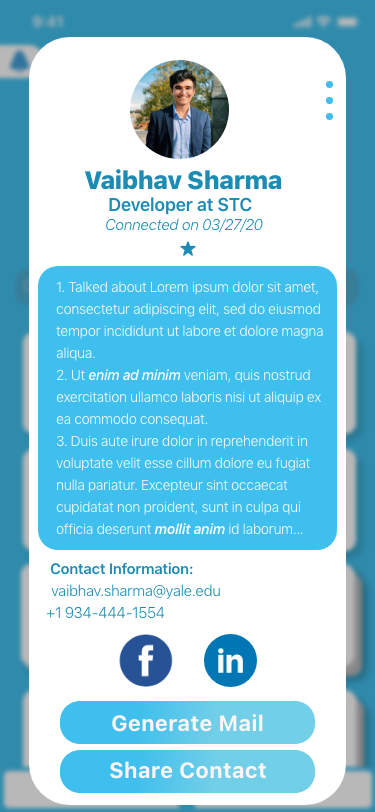
#> input picture Sample/Contact Card.png, 375 x 812 px, given in place of test3.jpg, which was not available
$ python TextRecognition.py
#> lines starting #> are read from the running program, lines starting #| are printed output that depends on the picture; after the words box and inside, x2 and y2 are one past the last pixel; in counts of white or black regions, pixels touching at a corner belong together; pictures that were not available may be replaced by others from this repository, and a replacement may not be noted
#> further down, img0 is the input picture: shape (812, 375, 3); mean B, G, R 225.8, 205.1, 147.4
### CardScanner/Contours.py
import cv2
import matplotlib.pyplot as plt

# [4 lines left out: function readimage, not called in this run]
 #BGR to RGB
#Bilateral filter is a Non linear filter prevents averaging across image edges, while averaging within smooth regions of the image,
# and so is edge-preserving, while Gaussian Filter is not.

def contours(image):
    img_blur = cv2.bilateralFilter(image, d = 7,
                                   sigmaSpace = 75, sigmaColor =75)
    # Convert to grayscale
    #cv2.imshow('img', image)
    img_gray = cv2.cvtColor(img_blur, cv2.COLOR_RGB2GRAY)
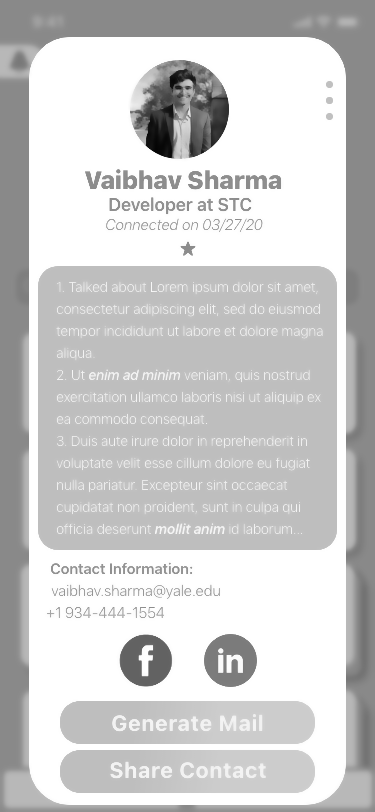
#> img_gray: shape (812, 375); min 4, max 255, mean 204.5
    # Apply the thresholding
    a = img_gray.max()
#> a = 255
    _, thresh = cv2.threshold(img_gray, a/2+60, a,cv2.THRESH_BINARY_INV)
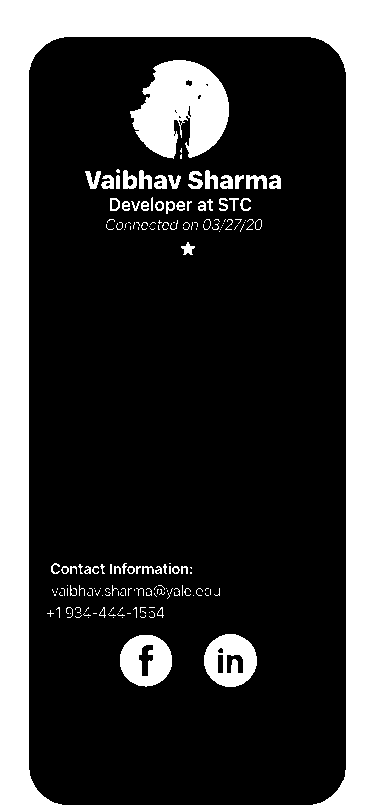
#> thresh: shape (812, 375); 25.3% white; 167 white regions (103 under 20 px)

    contours, hierarchy = cv2.findContours(
                                       image = thresh,
                                       mode = cv2.RETR_TREE,
                                       method = cv2.CHAIN_APPROX_SIMPLE)
#> contours = 201 contours, 146 with area under 20; largest, box (x1, y1, x2, y2) and area: (0, 0, 375, 812) 303314, (28, 36, 347, 806) 243091, (130, 60, 229, 159) 6478, (204, 634, 257, 687) 2131, (120, 635, 172, 687) 2068

    contours = sorted(contours, key = cv2.contourArea, reverse = True)

    c_0 = contours[1]
#> c_0 = contour of 108 points, box (x1, y1, x2, y2) (28, 36, 347, 806), area 243091
    # Obtaining the 4 points of the bounding rectangle
    # x, y, w, h = cv2.boundingRect(c_0)
    # img_copy2 = image.copy()
    # img_box = cv2.rectangle(img_copy2, (x, y), (x+w, y+h), color = (0, 255, 0), thickness = 6)
    return c_0

# [22 lines that do not run on import are left out]

### CardScanner/PT.py
#importing necessary libraries
import numpy as np
import cv2
import imutils
#import pytesseract

from skimage import exposure
from matplotlib import pyplot as plt
from numpy.fft import fft2, ifft2
from PIL import Image
from Gaussian_Blur import gaussian
from Contours import contours, readimage

# Perspective Transformation Function
def Perspective(im):
    screenCnt = contours(im)
#> screenCnt has the same summary as c_0 in contours
    contour = cv2.drawContours(im.copy(), [screenCnt], -1, (0, 255, 0), 3)
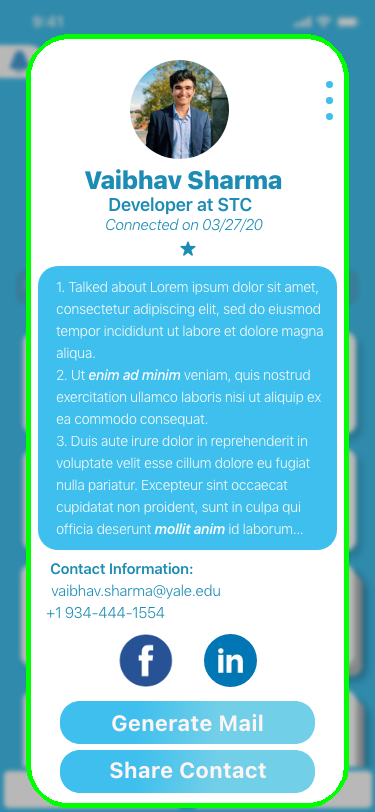
#> contour: shape (812, 375, 3); mean B, G, R 218.7, 207, 141.5
    # Draws the contour onto the image
    pts = screenCnt.reshape(len(screenCnt),2)
#> pts = 108 pairs, first value 28 to 346, second value 36 to 805
    # Reshapes the contour array to a list of x-y points
    rect = np.zeros((4, 2), dtype = "float32")
    # Creates our rectangle; rest is just determining the points
    s = pts.sum(axis = 1)
#> s = 108 values, max 1127 at index 42, min 89 at index 96, mean 607.7
    rect[0] = pts[np.argmin(s)]
    rect[2] = pts[np.argmax(s)]
    diff = np.diff(pts, axis = 1)
#> diff = 108 values, max 753 at index 68, min -285 at index 14, mean 233.9
    rect[1] = pts[np.argmin(diff)]
    rect[3] = pts[np.argmax(diff)]

    (tl, tr, br, bl) = rect
    widthA = np.sqrt(((br[0] - bl[0]) ** 2) + ((br[1] - bl[1]) ** 2))
    widthB = np.sqrt(((tr[0] - tl[0]) ** 2) + ((tr[1] - tl[1]) ** 2))

    heightA = np.sqrt(((tr[0] - br[0]) ** 2) + ((tr[1] - br[1]) ** 2))
    heightB = np.sqrt(((tl[0] - bl[0]) ** 2) + ((tl[1] - bl[1]) ** 2))

    maxWidth = max(int(widthA), int(widthB))
    maxHeight = max(int(heightA), int(heightB))

    dst = np.array([[0, 0],[maxWidth - 1, 0],[maxWidth - 1, maxHeight - 1],[0, maxHeight - 1]], dtype = "float32")

    # Carries out the actual 4-point perspective transformation
    M = cv2.getPerspectiveTransform(rect, dst)
    warp = cv2.warpPerspective(im, M, (maxWidth, maxHeight))
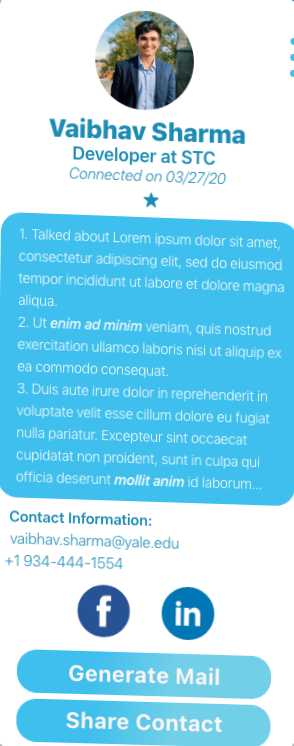
#> warp: shape (746, 294, 3); mean B, G, R 238.5, 217.6, 158.9
    # cv2.imshow('xyz', warp)
    # cv2.waitKey(0)
    # Adjusts the exposure of the image
    #warp = exposure.rescale_intensity(warp, out_range = (0, 255))

    return contour, warp

### CardScanner/TextRecognition.py

import numpy as np
import cv2 #double import?
import pytesseract
from pytesseract import Output
import PT
# Pre-processing directives : grayscaling, removing noise (consider bilateral),
# thresholding (consider adaptive)
img0 = cv2.imread('test3.jpg')

def TextRecognition(img0):
    contour, img = PT.Perspective(img0)
    # img = cv2.imread('output4.jpg') # Insert image name
    new_image = cv2.cvtColor(img, cv2.COLOR_BGR2GRAY)
    new_image = cv2.medianBlur(new_image,5)
    new_image = cv2.threshold(new_image, 0, 255, cv2.THRESH_BINARY + cv2.THRESH_OTSU)[1]

    # Text analysis using pytesseract to create bounding boxes (consider ocrtesseract)
    vis = img.copy()
    custom_config = '--psm 6'
    d = pytesseract.image_to_data(new_image, output_type=Output.DICT, config = custom_config)

    # Bounding boxes coordinate list preparation; only those bounding boxes which have
    # confidence level greater than 50
    bboxes_list = list()
    heights = list()
    for i in range(len(d['text'])):
        if int(d['conf'][i]) > 50:
            (x, y, w, h) = (d['left'][i], d['top'][i], d['width'][i], d['height'][i])
            bboxes_list.append([x, y, x + w, y + h])
            heights.append(h)

    # Grouping bounding boxes together (consider ocrtesseract)
    heights = sorted(heights)  # Sort heights

    if len(heights) % 2 == 0:
        median_height = heights[int(len(heights) / 2)] / 2.0
    else:
        median_height = heights[int((len(heights)+ 1) / 2)] / 2

    def grouper(iterable, interval=2):
        prev = None
        group = []
        for item in iterable:
            if not prev or abs(item[1] - prev[1]) <= interval:
                group.append(item)
            else:
                yield group
                group = [item]
            prev = item
        if group:
            yield group

    bboxes_list = sorted(bboxes_list, key=lambda k: k[1])  # Sort the bounding boxes based on y1 coordinate ( y of the left-top coordinate )
    combined_bboxes = grouper(bboxes_list, median_height)  # Group the bounding boxes

    # Applying tesseract on each bounding box seperately to read text, which is then translated
    # into strings stored in a single array; the bounding boxes are padded (consider making it a percentage)
    text_arrays = []
    for group in combined_bboxes:
        x_min = min(group, key=lambda k: k[0])[0]-5
        x_max = max(group, key=lambda k: k[2])[2]+5
        y_min = min(group, key=lambda k: k[1])[1]-5
        y_max = max(group, key=lambda k: k[3])[3]+5
        w = int(0.15*(x_max - x_min))
        h = int(0.15*(y_max - y_min))
        cv2.rectangle(vis, (x_min, y_min), (x_max, y_max), (0, 255, 0), 2)
        roi = new_image[y_min:y_max, x_min:x_max]
        text_arrays.append(pytesseract.image_to_string(roi))

    # Prints all strings
    for elem in text_arrays:
        print (elem)

TextRecognition(img0)
#> (this line was passed over: pytesseract is not available in this run)
    #return vis
    #cv2.imwrite('test4detect.jpg', vis) # Change file name
    #cv2.imshow('img', vis)          # Original image
    #cv2.imshow('img2', new_image)   # Pre-processed image
    #cv2.waitKey(0)
